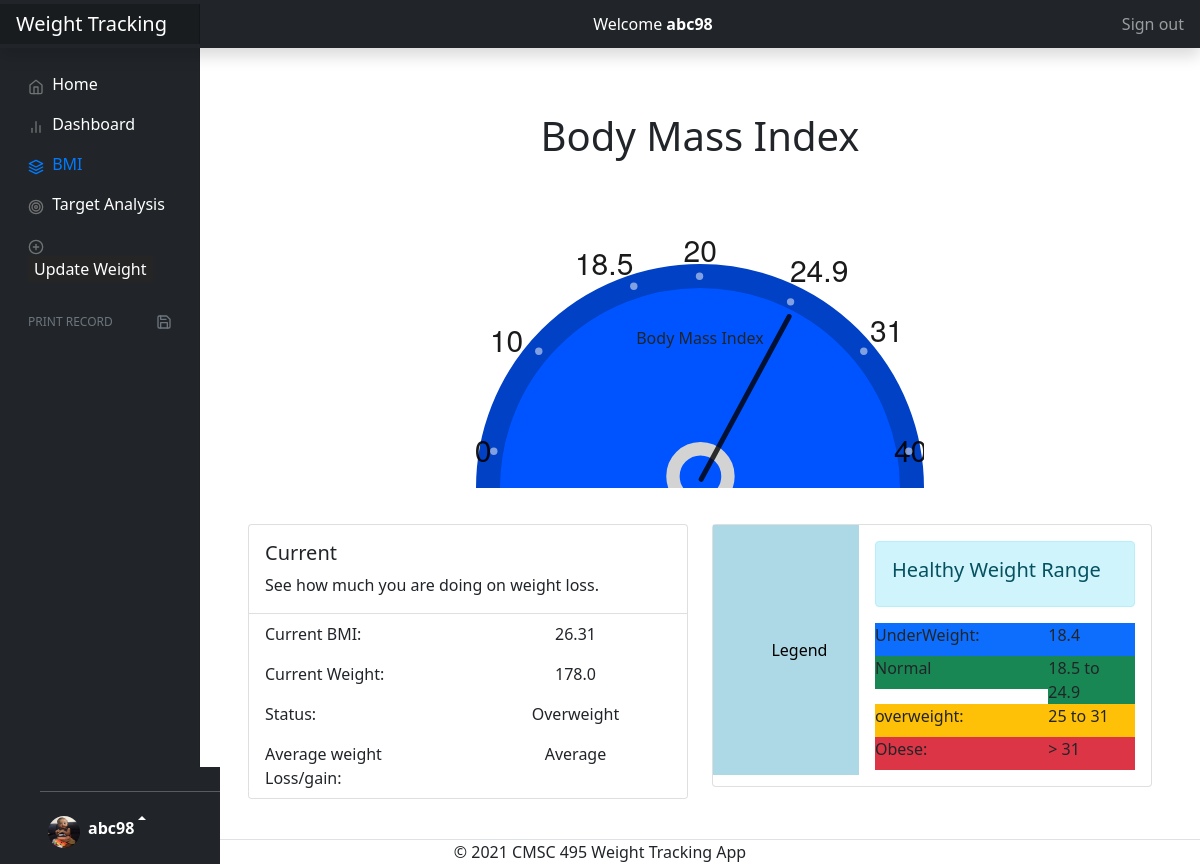
/bmi/ (signed in), run on an earlier commit of the app's database.
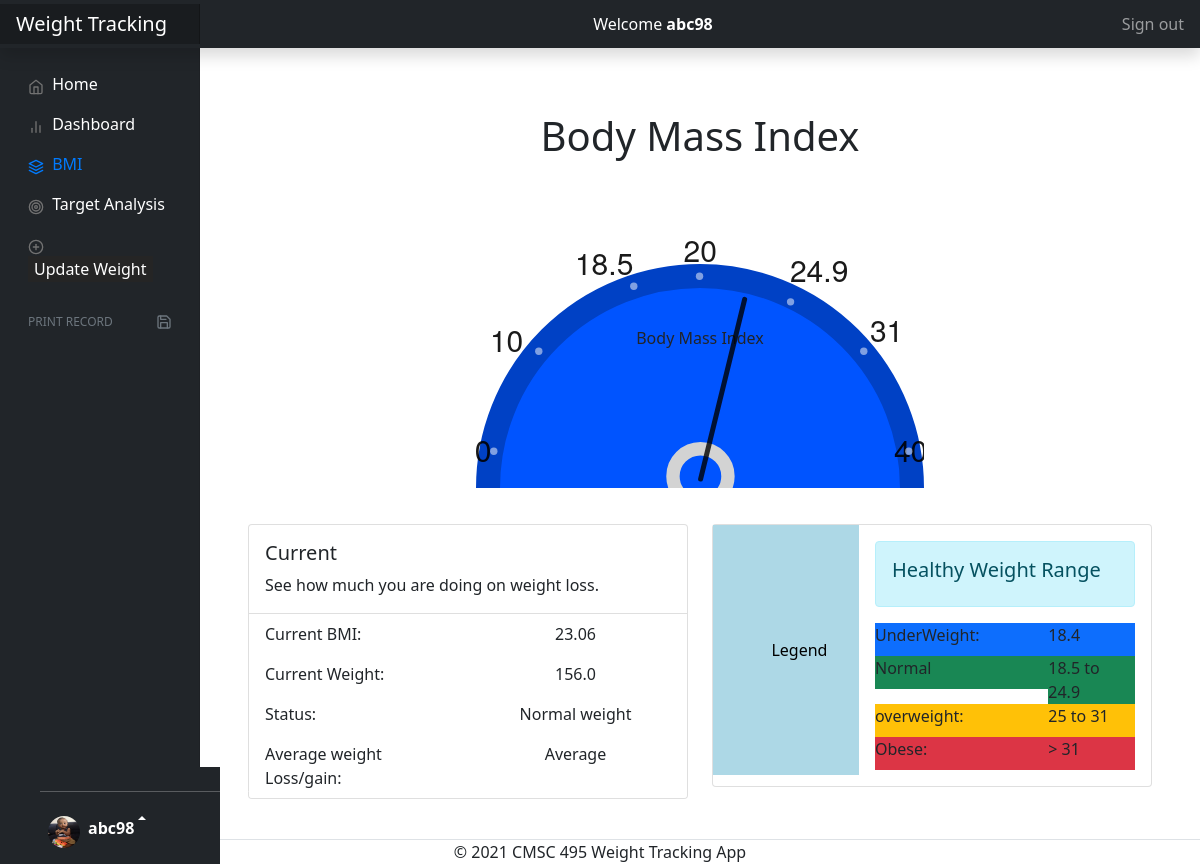
And on a later commit of the database.
### WeightTrackers/models.py (models this page shows, shortened)
class Calculate(models.Model):
    topic = models.ForeignKey(
        User, null=True, related_name='calculates', on_delete=models.CASCADE)
    bmi = models.FloatField(max_length=20, default=0,
                            verbose_name='Body Mass Index')
    calorie = models.FloatField(
        max_length=20, default=0,  verbose_name='Calorie')
    entry_date = models.DateField(auto_now_add=True, null=True)
    weight = models.FloatField(max_length=20, default=0,
                            verbose_name='Weight')
    weight_difference = models.FloatField(
        max_length=20, default=0,  verbose_name='Weight Loss')

class AddWeight(models.Model):
    topic =models.ForeignKey(User, null=True, related_name="add_weight", on_delete=models.CASCADE)
    add_weight=models.FloatField(max_length=20, default=0, verbose_name='Enter your weight:')

### WeightTrackers/views.py (the view)
# urls.py: path('bmi/', views.bmi, name="bmi"),
def bmi(request):
	weight_list =0
	bmi_list=0
	bmi_value = Calculate.objects.values_list('bmi', flat=True)
	for entry in Calculate.objects.all():
		bmi_list =entry.bmi
	for entry in AddWeight.objects.all():
		weight_list = entry.add_weight
	statuses =['Underweight', 'Normal weight', 'Overweight', 'Obese']
	status=''
	if bmi_list <= 18.5:
		status = statuses[0]
	elif bmi_list >18.5 and bmi_list <= 24.9:
		status = statuses[1]
	elif bmi_list > 24.9 and bmi_list<=31:
		status= statuses[2]
	elif bmi_list >31:
		status =statuses[3]
	clock_bmi = bmi_list * 4.5
	return render(request, 'WeightTrackers/bmi.html', {'clock_bmi': clock_bmi, 'bmi': bmi_list, 'weight':weight_list, 'status': status})

### WeightTrackers/templates/WeightTrackers/bmi.html (shortened to what the changed rows need)
{% extends 'WeightTrackers/base.html' %}
{% load static %}
 {% block content %}
<main class="col-md-9 ms-sm-auto col-lg-10 px-md-4">
     <div class="bd-cheatsheet container-fluid bg-body">
  <section id="content">
     <h1 style="text-align: center;">Body Mass Index</h1>
  <div class="section" >
<div id="analogClock">
<div id="analogClock">
  <div  id="second"></div>
  <div>Body Mass Index</div>
</div>
</div>
  </div>
  <article class="my-3" id="card">
      <div>
        <div class="bd-example">
        <div class="row  row-cols-1 row-cols-md-2 g-4">
        <div class="col">
            <div class="card">
              <ul class="list-group list-group-flush">
                <li class="list-group-item"><div class="row"> <div class="col-6 col-md-6 "> Current BMI: </div> <div class="col-6 col-md-6  " style="text-align: center;">{{ bmi}}</div></div>   </li>
                <li class="list-group-item"><div class="row"> <div class="col-6 col-md-6 "> Current Weight: </div> <div class="col-6 col-md-6  " style="text-align: center;">{{weight}}</div></div>   </li>
                <li class="list-group-item"><div class="row"> <div class="col-6 col-md-6 "> Status: </div> <div class="col-6 col-md-6  " style="text-align: center;">{{ status}}</div></div>   </li>
                </ul>
            </div>
          </div>
        </div>
        </div>
      </div>
    </article>
  </section>
</div>
    </main>
{% endblock content %}

What changed in the data, as far as the page shows it:
removed Calculate: bmi "26.31"
removed AddWeight: add_weight "178.0"
added Calculate: bmi "23.06"
added AddWeight: add_weight "156.0"
Also different on the page:
{{ status }}: "Overweight" → "Normal weight"
